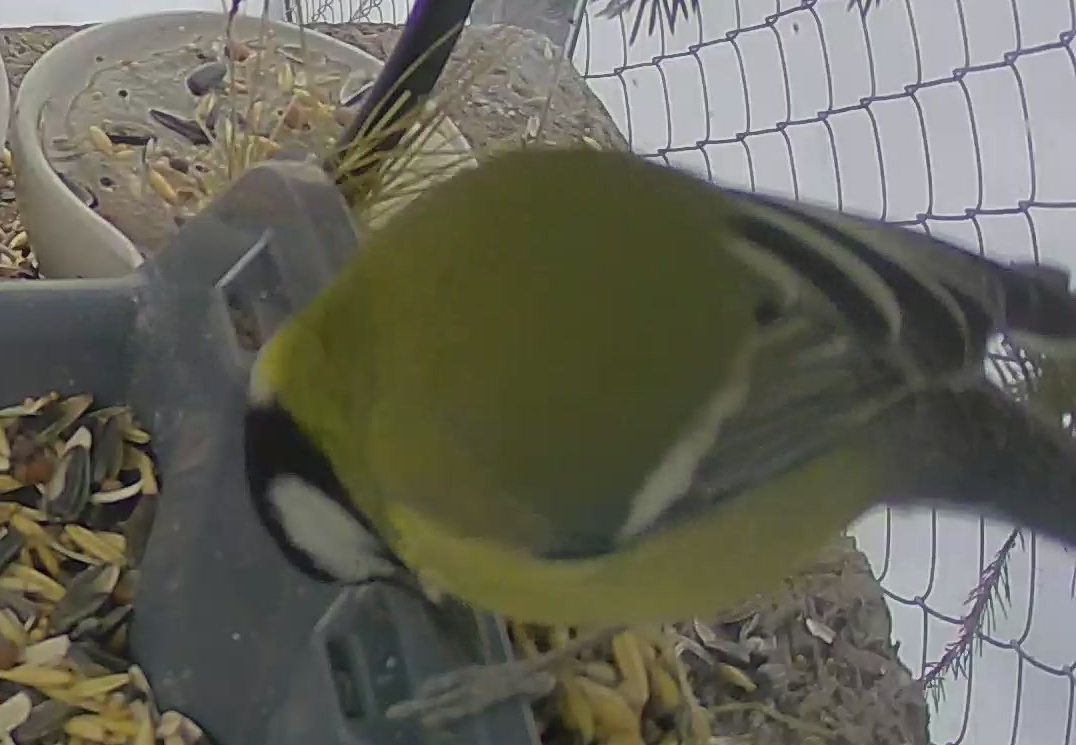
#> input picture scripts/datasets/detector/Bird/11_1_185.jpg, 1076 x 745 px
$ python -i ml_behavior_augment.py   (imports and definitions only)
#> lines starting #> are read from the running program, lines starting #| are printed output that depends on the picture
"""Outdoor-camera augmentations for behavior tracklet mean RGB (#v2 retrain)."""

from __future__ import annotations

import random
from typing import Any

import numpy as np

try:
    import cv2
except ImportError as exc:  # pragma: no cover
    raise RuntimeError("opencv-python required") from exc


def augment_mean_rgb(
    rgb: np.ndarray,
    *,
    rng: random.Random | None = None,
) -> np.ndarray:
    """Return augmented uint8 RGB image (same shape as input)."""
    r = rng or random.Random()
    img = rgb.astype(np.float32).copy()
    # brightness / contrast (day-night)
    alpha = r.uniform(0.75, 1.25)
    beta = r.uniform(-25.0, 25.0)
    img = np.clip(img * alpha + beta, 0, 255)
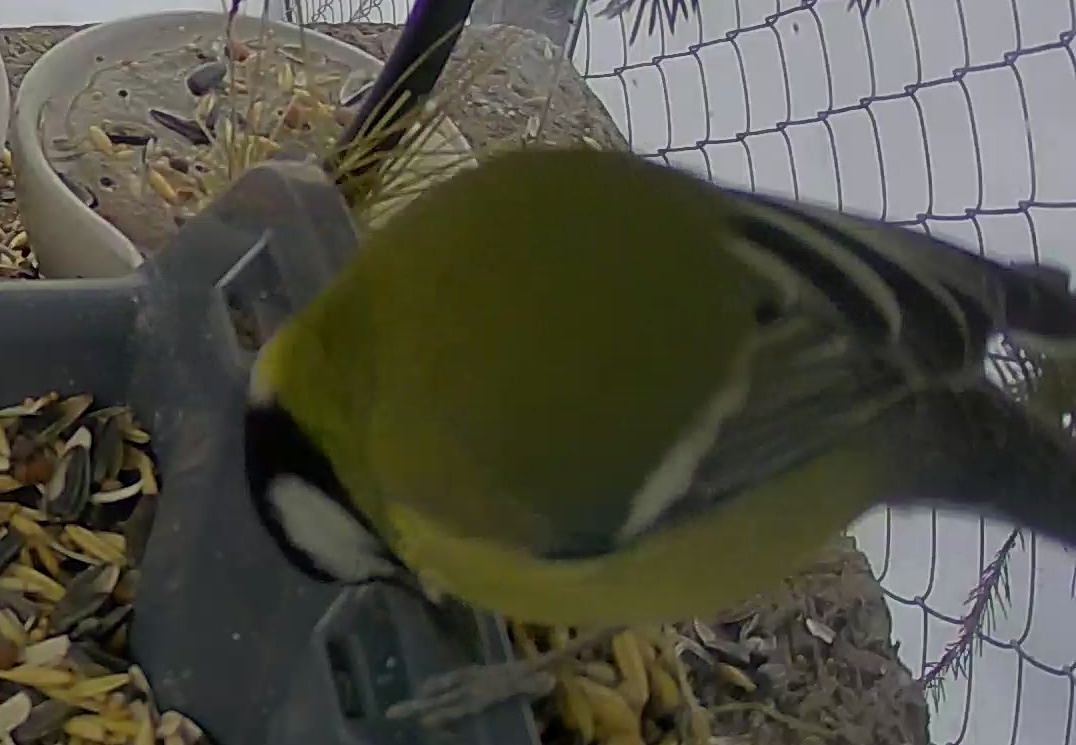
#> img: shape (745, 1076, 3) float32; mean R, G, B 81.2, 80.4, 68.4
    # HSV jitter
    bgr = cv2.cvtColor(img.astype(np.uint8), cv2.COLOR_RGB2BGR)
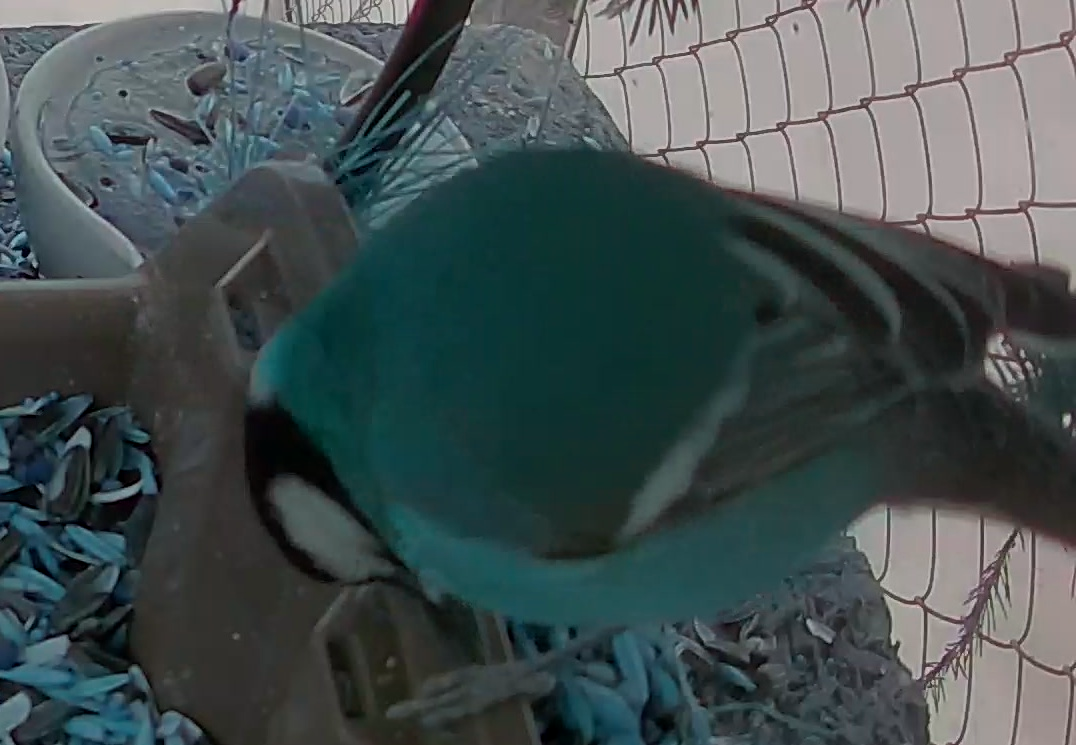
#> bgr: shape (745, 1076, 3); mean R, G, B 67.9, 79.9, 80.7
    hsv = cv2.cvtColor(bgr, cv2.COLOR_BGR2HSV).astype(np.float32)
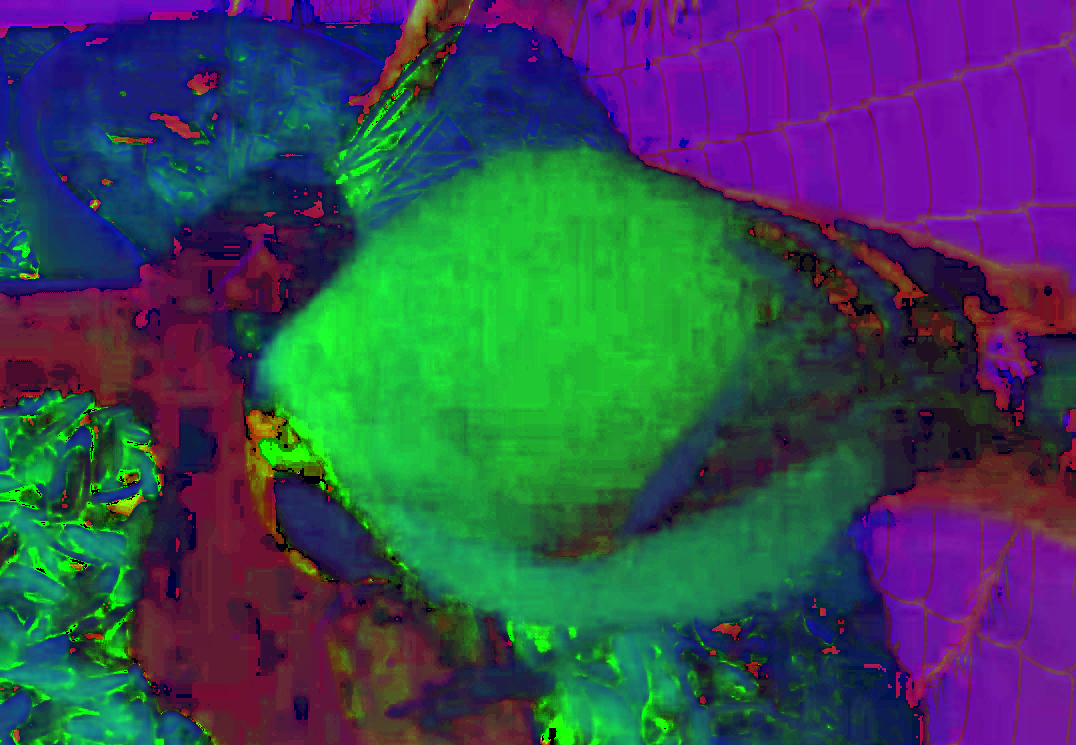
#> hsv: shape (745, 1076, 3) float32; mean R, G, B 56.5, 72.4, 83.9
    hsv[:, :, 1] *= r.uniform(0.85, 1.15)
    hsv[:, :, 2] *= r.uniform(0.7, 1.3)
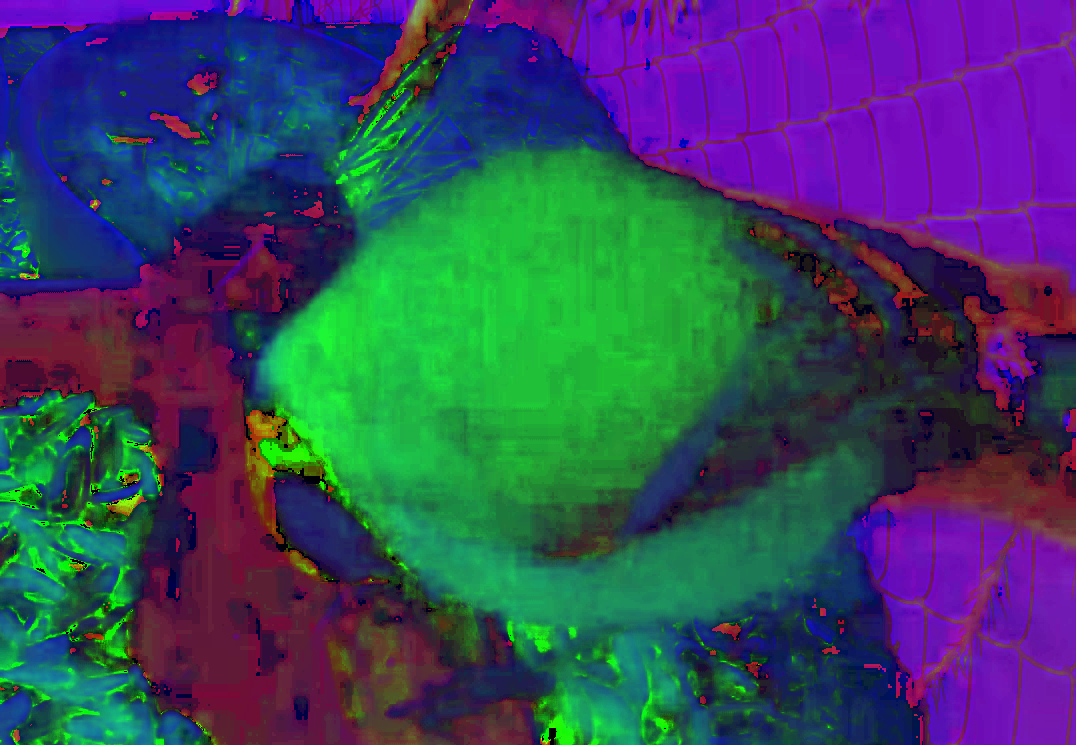
#> hsv: shape (745, 1076, 3) float32; mean R, G, B 56.5, 70.2, 94.5
    hsv = np.clip(hsv, 0, 255).astype(np.uint8)
    out = cv2.cvtColor(hsv, cv2.COLOR_HSV2RGB)
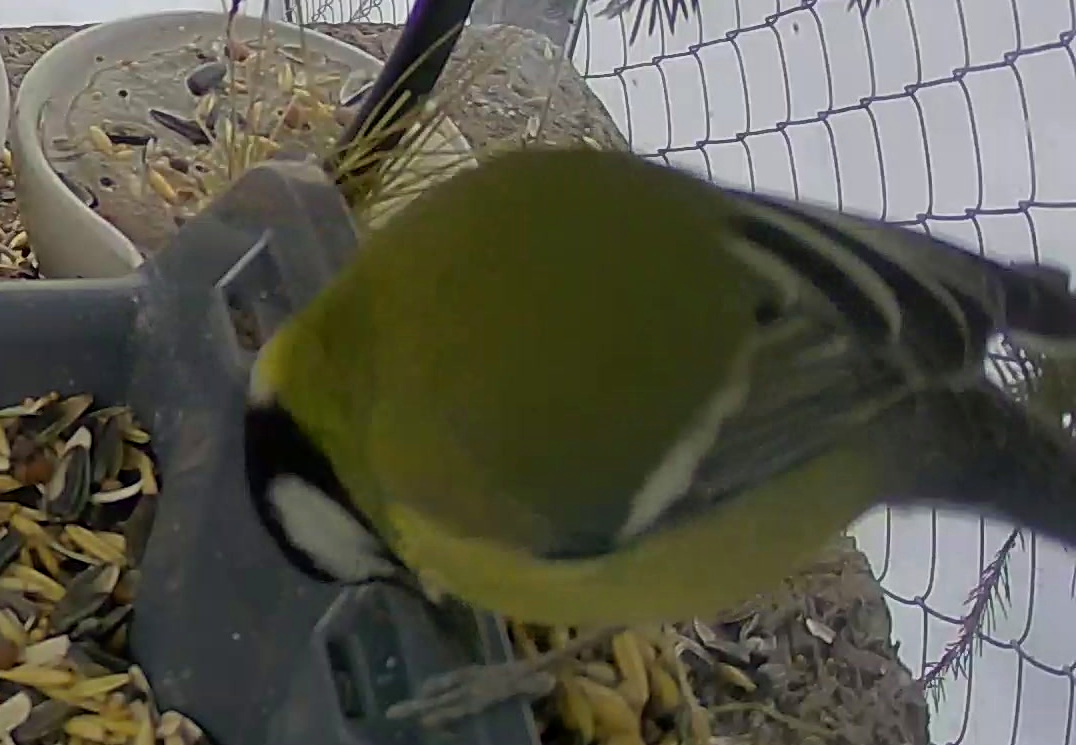
#> out: shape (745, 1076, 3); mean R, G, B 90.3, 89.4, 76.4
    # noise / rain haze
    if r.random() < 0.35:
        noise = np.random.normal(0, r.uniform(2.0, 8.0), out.shape).astype(np.float32)
        out = np.clip(out.astype(np.float32) + noise, 0, 255).astype(np.uint8)
    if r.random() < 0.2:
        k = r.choice([3, 5])
        out = cv2.GaussianBlur(out, (k, k), r.uniform(0.3, 1.2))
    return out


def augment_tracklet_samples(
    tracklet: dict[str, Any],
    *,
    copies: int = 2,
    seed: int = 42,
) -> list[dict[str, Any]]:
    """Yield augmented tracklet dicts sharing label but new mean_rgb in-memory."""
    from shared.behavior_tracklet_crop import load_tracklet_mean_rgb

    rgb = load_tracklet_mean_rgb(tracklet)
    if rgb is None:
        return []
    rng = random.Random(int(seed) ^ hash(str(tracklet.get("tracklet_id"))))
    out: list[dict[str, Any]] = []
    for i in range(max(0, int(copies))):
        aug = augment_mean_rgb(rgb, rng=rng)
        row = dict(tracklet)
        row["augmented"] = True
        row["aug_index"] = i
        row["_mean_rgb_aug"] = aug  # consumed by trainer only
        out.append(row)
    return out

>>> import cv2
>>> picture = cv2.cvtColor(cv2.imread('datasets/detector/Bird/11_1_185.jpg'), cv2.COLOR_BGR2RGB)
>>> result = augment_mean_rgb(picture)

$ run again, on scripts/datasets/detector/Bird/11_3_183.jpg
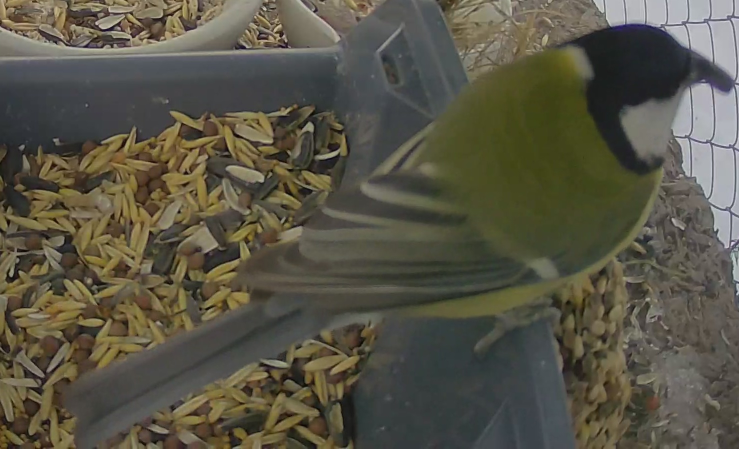
#> input picture scripts/datasets/detector/Bird/11_3_183.jpg, 1478 x 897 px (shown at 1/2 size)
#> in augment_mean_rgb, `bgr = cv2.cvtColor(img.astype(np.uint8), cv2.COLOR_RGB2BGR)`:
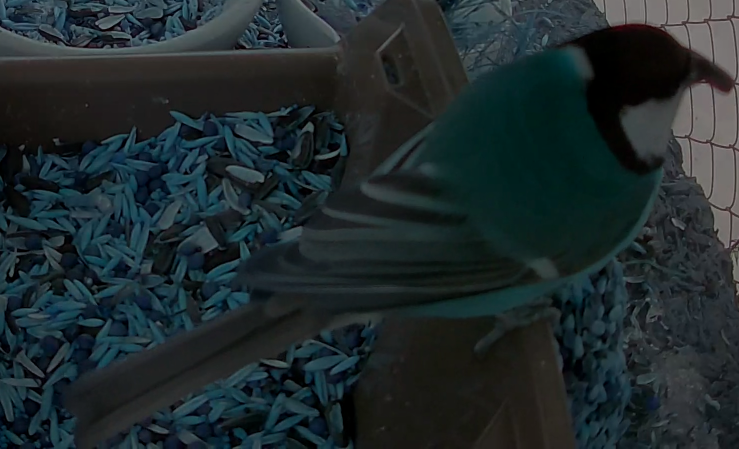
#> bgr: shape (897, 1478, 3) (shown at 1/2 size); mean R, G, B 31.1, 42.1, 44.7
#> in augment_mean_rgb, `hsv = cv2.cvtColor(bgr, cv2.COLOR_BGR2HSV).astype(np.float32)`:
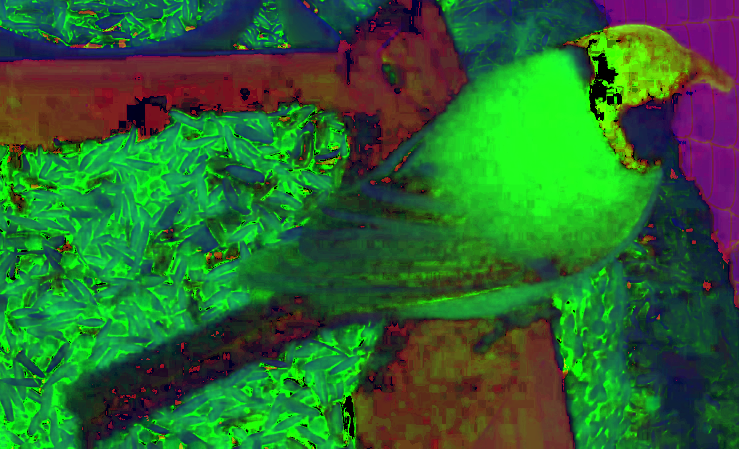
#> hsv: shape (897, 1478, 3) float32 (shown at 1/2 size); mean R, G, B 43.5, 102.4, 46.5

$ run again, on scripts/datasets/detector/Bird/11_6_184.jpg
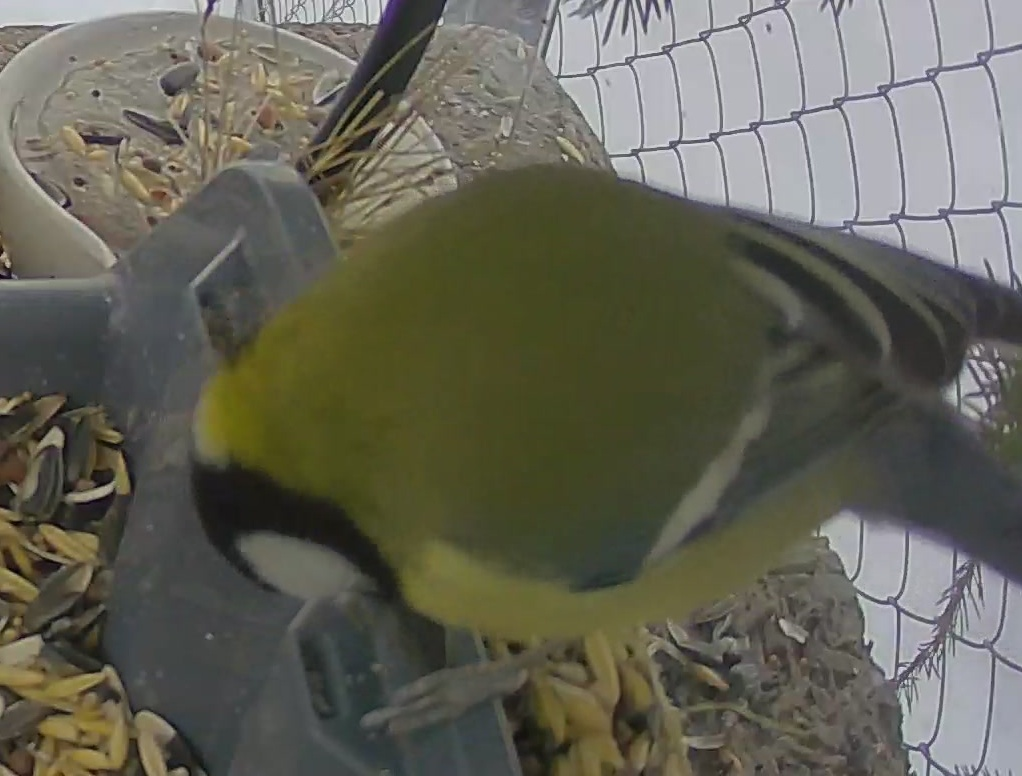
#> input picture scripts/datasets/detector/Bird/11_6_184.jpg, 1022 x 776 px
#> in augment_mean_rgb, `hsv = np.clip(hsv, 0, 255).astype(np.uint8)`:
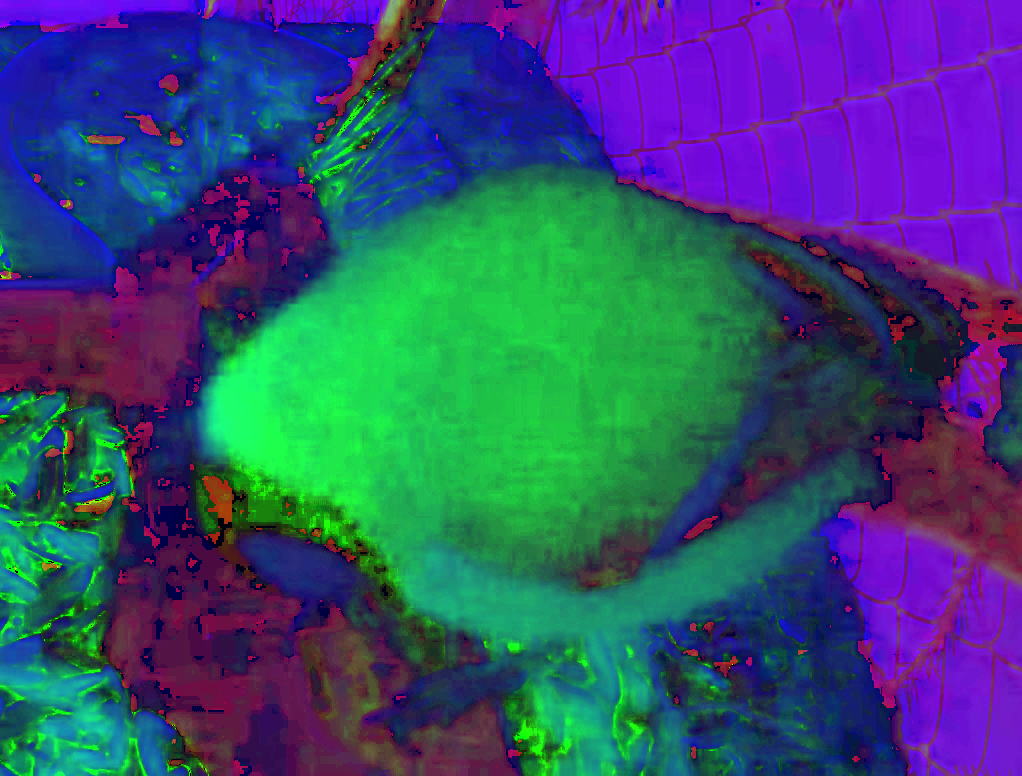
#> hsv: shape (776, 1022, 3); mean R, G, B 54.9, 75.3, 111.3
#> in augment_mean_rgb, `out = cv2.cvtColor(hsv, cv2.COLOR_HSV2RGB)`:
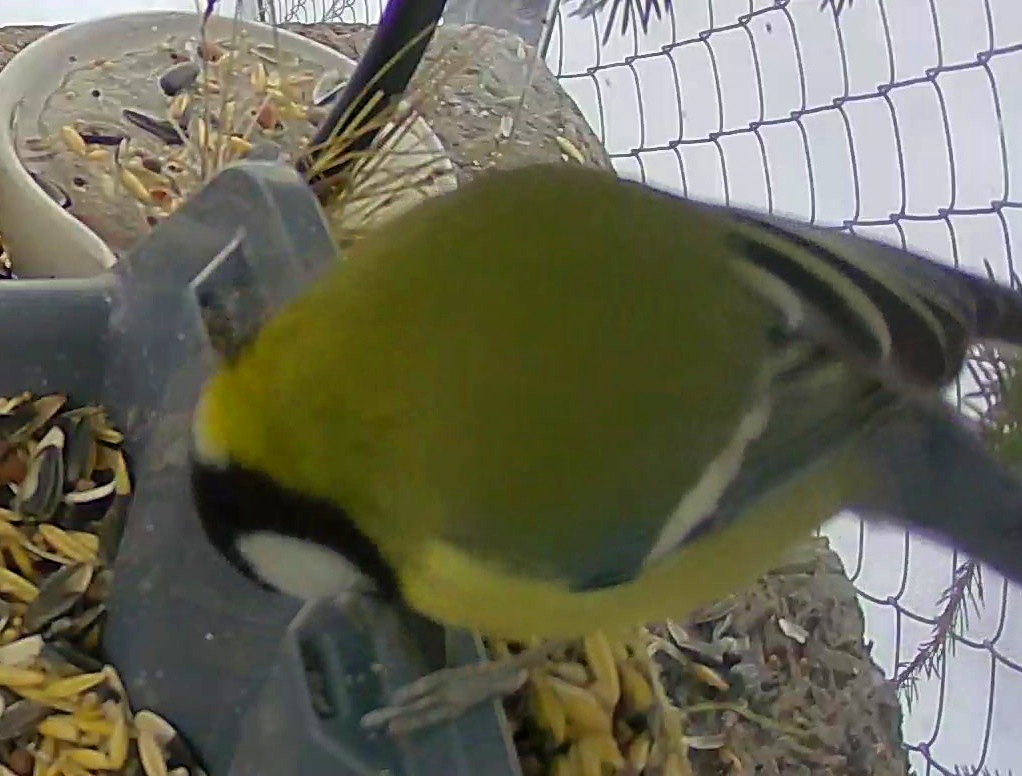
#> out: shape (776, 1022, 3); mean R, G, B 106.8, 105.6, 87.8

$ run again, on scripts/datasets/detector/Bird/12_0_186.jpg
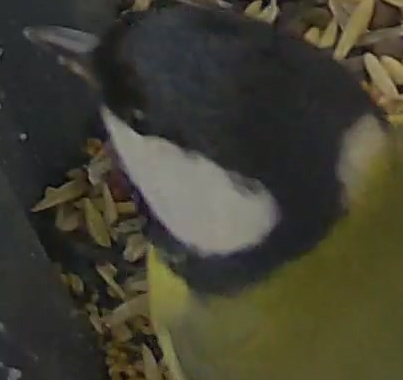
#> input picture scripts/datasets/detector/Bird/12_0_186.jpg, 403 x 380 px
#> in augment_mean_rgb, `bgr = cv2.cvtColor(img.astype(np.uint8), cv2.COLOR_RGB2BGR)`:
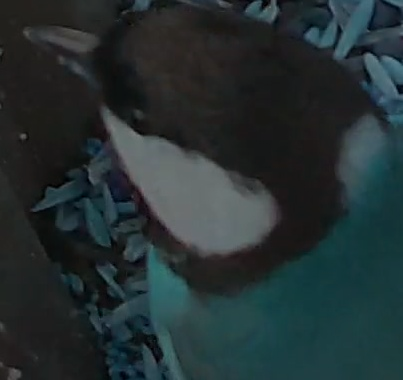
#> bgr: shape (380, 403, 3); mean R, G, B 36.9, 48.5, 50.1
#> in augment_mean_rgb, `hsv[:, :, 1] *= r.uniform(0.85, 1.15)`:
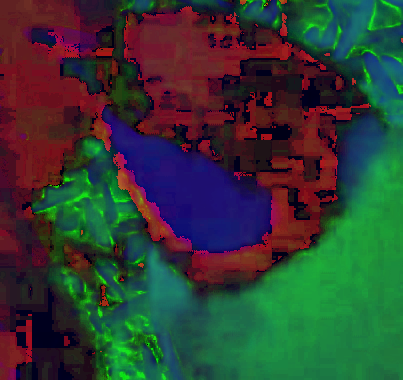
#> hsv: shape (380, 403, 3) float32; mean R, G, B 49.7, 60.3, 51.3
